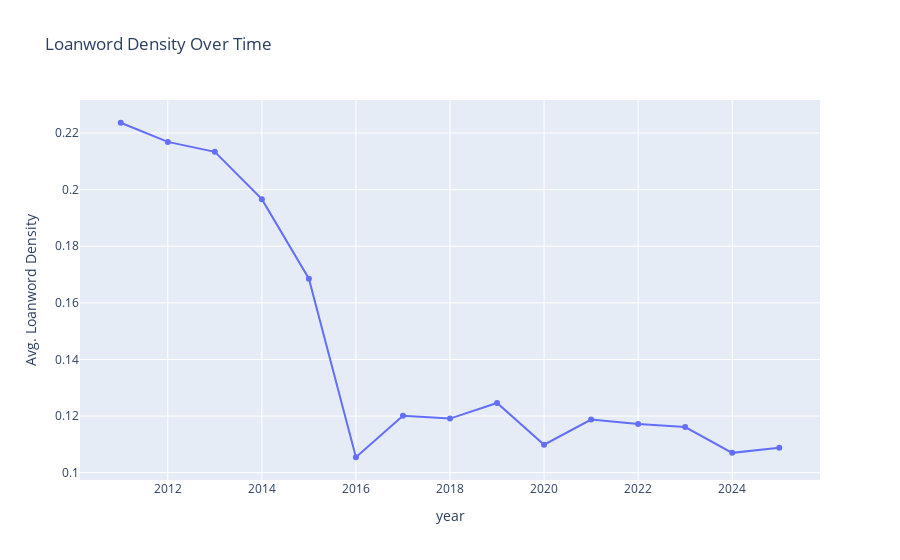

This figure's notebook cell:
### Markdown cell above
## Loan Density Over Time
_Line Chart_

### Code cell
df_line = df.groupby("year")["loanword_density"].mean().reset_index()

fig = px.line(
    df_line,
    x="year",
    y="loanword_density",
    title="Loanword Density Over Time",
    markers=True,
    labels={
        "loanword_density": "Avg. Loanword Density"
    }
)

fig.show()

### Figure 1 — Plotly figure (JSON) as saved in the notebook; plotly's stock layout.template omitted (floating-point values rounded to 4 significant figures)
{"data": [{"hovertemplate": "year=%{x}<br>Avg. Loanword Density=%{y}<extra></extra>", "legendgroup": "", "line": {"color": "#636efa", "dash": "solid"}, "marker": {"symbol": "circle"}, "mode": "lines+markers", "name": "", "orientation": "v", "showlegend": false, "type": "scatter", "x": [2011, 2012, 2013, 2014, 2015, 2016, 2017, 2018, 2019, 2020, 2021, 2022, 2023, 2024, 2025], "xaxis": "x", "y": [0.2236, 0.2168, 0.2133, 0.1966, 0.1685, 0.1054, 0.1201, 0.1191, 0.1246, 0.1099, 0.1188, 0.1172, 0.1161, 0.107, 0.1088], "yaxis": "y"}], "layout": {"legend": {"tracegroupgap": 0}, "title": {"text": "Loanword Density Over Time"}, "xaxis": {"anchor": "y", "domain": [0, 1], "title": {"text": "year"}}, "yaxis": {"anchor": "x", "domain": [0, 1], "title": {"text": "Avg. Loanword Density"}}}}
